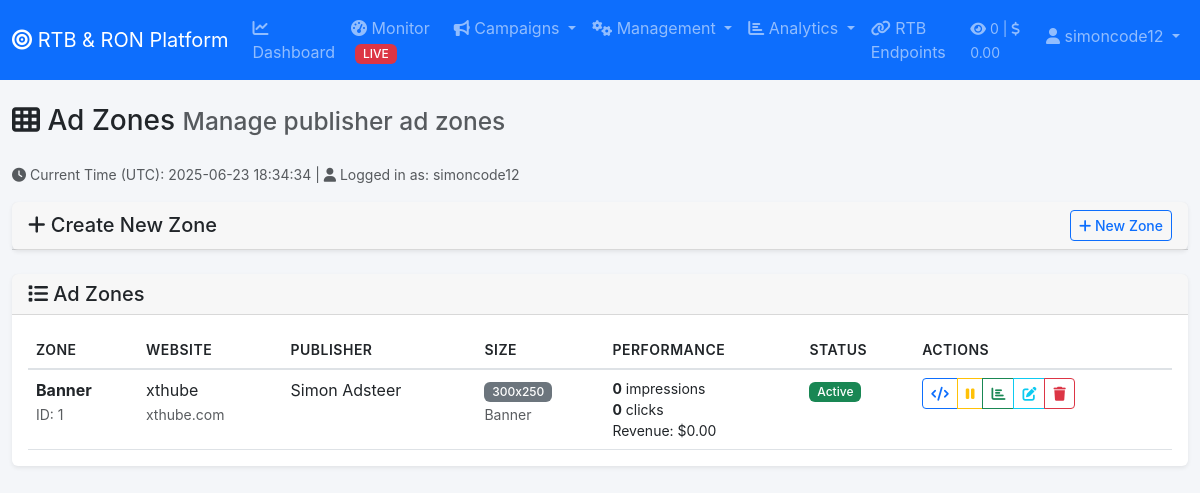
/admin/zone.php (signed in), run on the app's committed database.
### tables this page shows
CREATE TABLE `zones` (
  `id` int(11) NOT NULL,
  `website_id` int(11) DEFAULT NULL,
  `name` varchar(255) NOT NULL,
  `size` varchar(20) NOT NULL,
  `zone_type` enum('banner','video','native') DEFAULT 'banner',
  `status` enum('active','inactive') DEFAULT 'active',
  `created_at` timestamp NULL DEFAULT current_timestamp(),
  `updated_at` timestamp NULL DEFAULT current_timestamp() ON UPDATE current_timestamp()
);

CREATE TABLE `websites` (
  `id` int(11) NOT NULL,
  `publisher_id` int(11) DEFAULT NULL,
  `name` varchar(255) NOT NULL,
  `domain` varchar(255) NOT NULL,
  `category_id` int(11) DEFAULT NULL,
  `description` text DEFAULT NULL,
  `status` enum('active','inactive','pending') DEFAULT 'pending',
  `created_at` timestamp NULL DEFAULT current_timestamp(),
  `updated_at` timestamp NULL DEFAULT current_timestamp() ON UPDATE current_timestamp()
);

CREATE TABLE `publishers` (
  `id` int(11) NOT NULL,
  `name` varchar(255) NOT NULL,
  `email` varchar(100) DEFAULT NULL,
  `website` varchar(255) DEFAULT NULL,
  `contact_person` varchar(100) DEFAULT NULL,
  `revenue_share` decimal(5,2) DEFAULT 50.00,
  `payment_method` enum('paypal','bank_transfer','wire') DEFAULT 'paypal',
  `payment_details` text DEFAULT NULL,
  `status` enum('active','inactive','pending') DEFAULT 'active',
  `created_at` timestamp NULL DEFAULT current_timestamp(),
  `updated_at` timestamp NULL DEFAULT current_timestamp() ON UPDATE current_timestamp(),
  `notes` text DEFAULT NULL
);

### config/database.php (called while the page is built, shortened)
<?php
function formatCurrency($amount) {
    return '$' . number_format($amount, 2);
}
function formatNumber($number) {
    return number_format($number);
}
?>

### admin/zone.php (the view, shortened to what this page needs)
<?php
include 'includes/header.php';
$current_timestamp = '2025-06-23 18:34:34';
$current_user = 'simoncode12';
$zones = $pdo->query("
    SELECT z.*, w.name AS website_name, w.domain, p.name AS publisher_name,
           SUM(rt.impressions) AS total_impressions,
           SUM(rt.clicks) AS total_clicks,
           SUM(rt.revenue) AS total_revenue,
           SUM(rt.publisher_revenue) AS total_publisher_revenue
    FROM zones z
    LEFT JOIN websites w ON z.website_id = w.id
    LEFT JOIN publishers p ON w.publisher_id = p.id
    LEFT JOIN revenue_tracking rt ON z.id = rt.zone_id
    GROUP BY z.id
    ORDER BY z.created_at DESC
")->fetchAll();
?>
<div class="row">
    <div class="col-12">
        <h1 class="h3 mb-4">
            <i class="fas fa-th"></i> Ad Zones
            <small class="text-muted">Manage publisher ad zones</small>
        </h1>
        <div class="text-muted mb-3">
            <small>
                <i class="fas fa-clock"></i> Current Time (UTC): <?php echo $current_timestamp; ?> |
                <i class="fas fa-user"></i> Logged in as: <?php echo htmlspecialchars($current_user); ?>
            </small>
        </div>
    </div>
</div>
<div class="card mb-4">
    <div class="card-header d-flex justify-content-between align-items-center">
        <h5 class="mb-0"><i class="fas fa-plus"></i> Create New Zone</h5>
        <button class="btn btn-sm btn-outline-primary" type="button" data-bs-toggle="collapse" data-bs-target="#createZoneForm">
            <i class="fas fa-plus"></i> New Zone
        </button>
    </div>
</div>
<div class="card">
    <div class="card-header">
        <h5 class="mb-0"><i class="fas fa-list"></i> Ad Zones</h5>
    </div>
    <div class="card-body">
        <?php if (empty($zones)): ?>
            <div class="text-center py-4">
                <i class="fas fa-th fa-3x text-muted mb-3"></i>
                <p class="text-muted">No zones created yet.</p>
                <button class="btn btn-primary" type="button" data-bs-toggle="collapse" data-bs-target="#createZoneForm">
                    <i class="fas fa-plus"></i> Create Your First Zone
                </button>
            </div>
        <?php else: ?>
            <div class="table-responsive">
                <table class="table table-hover">
                    <thead>
                        <tr>
                            <th>Zone</th>
                            <th>Website</th>
                            <th>Publisher</th>
                            <th>Size</th>
                            <th>Performance</th>
                            <th>Status</th>
                            <th>Actions</th>
                        </tr>
                    </thead>
                    <tbody>
                        <?php foreach ($zones as $zone): ?>
                        <tr>
                            <td>
                                <strong><?php echo htmlspecialchars($zone['name']); ?></strong>
                                <br>
                                <small class="text-muted">ID: <?php echo $zone['id']; ?></small>
                            </td>
                            <td>
                                <span><?php echo htmlspecialchars($zone['website_name']); ?></span>
                                <br>
                                <small class="text-muted"><?php echo htmlspecialchars($zone['domain']); ?></small>
                            </td>
                            <td>
                                <?php echo htmlspecialchars($zone['publisher_name']); ?>
                            </td>
                            <td>
                                <span class="badge bg-secondary"><?php echo htmlspecialchars($zone['size']); ?></span>
                                <br>
                                <small class="text-muted"><?php echo ucfirst($zone['zone_type']); ?></small>
                            </td>
                            <td>
                                <div class="small">
                                    <div><strong><?php echo formatNumber($zone['total_impressions'] ?? 0); ?></strong> impressions</div>
                                    <div><strong><?php echo formatNumber($zone['total_clicks'] ?? 0); ?></strong> clicks</div>
                                    <div>
                                        Revenue: <?php echo formatCurrency($zone['total_revenue'] ?? 0); ?>
                                    </div>
                                </div>
                            </td>
                            <td>
                                <span class="badge bg-<?php echo $zone['status'] == 'active' ? 'success' : 'warning'; ?>">
                                    <?php echo ucfirst($zone['status']); ?>
                                </span>
                            </td>
                            <td>
                                <div class="btn-group btn-group-sm">
                                    <a href="?code=<?php echo $zone['id']; ?>" class="btn btn-outline-primary" data-bs-toggle="tooltip" title="Get Code">
                                        <i class="fas fa-code"></i>
                                    </a>
                                    <a href="?toggle_status=<?php echo $zone['id']; ?>" class="btn btn-outline-warning" data-bs-toggle="tooltip"
                                       title="<?php echo $zone['status'] == 'active' ? 'Deactivate' : 'Activate'; ?>">
                                        <i class="fas fa-<?php echo $zone['status'] == 'active' ? 'pause' : 'play'; ?>"></i>
                                    </a>
                                    <a href="#" class="btn btn-outline-success" data-bs-toggle="tooltip" title="Stats">
                                        <i class="fas fa-chart-bar"></i>
                                    </a>
                                    <a href="#" class="btn btn-outline-info" data-bs-toggle="tooltip" title="Edit">
                                        <i class="fas fa-edit"></i>
                                    </a>
                                    <a href="?delete=<?php echo $zone['id']; ?>" class="btn btn-outline-danger btn-delete" data-bs-toggle="tooltip" title="Delete"
                                       onclick="return confirm('Are you sure you want to delete this zone? This cannot be undone.')">
                                        <i class="fas fa-trash"></i>
                                    </a>
                                </div>
                            </td>
                        </tr>
                        <?php endforeach; ?>
                    </tbody>
                </table>
            </div>
        <?php endif; ?>
    </div>
</div>
<?php
include 'includes/footer.php';
?>

### asset/css/style.css (style rules this page uses)
:root { --primary-color: #0d6efd; --secondary-color: #6c757d; --success-color: #198754; --info-color: #0dcaf0; --warning-color: #ffc107; --danger-color: #dc3545; --light-color: #f8f9fa; --dark-color: #212529; --sidebar-width: 280px; --header-height: 56px; }
body { font-family: -apple-system, BlinkMacSystemFont, "Segoe UI", Roboto, "Helvetica Neue", Arial, sans-serif; background-color: #f4f6f9; min-height: 100vh; }
.card { border: none; box-shadow: 0 0.125rem 0.25rem rgba(0, 0, 0, 0.075); transition: transform 0.2s, box-shadow 0.2s; margin-bottom: 1.5rem; }
.card-header { background-color: rgba(0, 0, 0, 0.03); border-bottom: 1px solid rgba(0, 0, 0, 0.125); font-weight: 600; }
.table { margin-bottom: 0; }
.table thead th { border-bottom: 2px solid #dee2e6; font-weight: 600; text-transform: uppercase; font-size: 0.875rem; letter-spacing: 0.5px; }
.btn { font-weight: 500; transition: all 0.2s; }
.btn-sm { font-size: 0.875rem; }
.badge { font-weight: 500; padding: 0.35em 0.65em; }

### data on the page
zones: name "Banner", id "1", website.name "xthube", website.domain "xthube.com", publishers.name "Simon Adsteer", size "300x250", zone_type "Banner", total_impressions "0", total_clicks "0", total_revenue "$0.00", status "Active"

### other printed values
$today_stats['impressions'] "0"
$today_stats['revenue'] "0.00"
$_SESSION['username'] "simoncode12"
$current_timestamp "2025-06-23 18:34:34"
$current_user "simoncode12"
